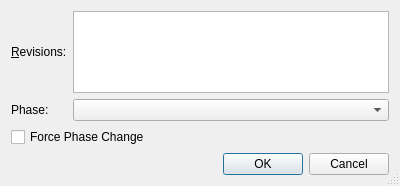
<?xml version="1.0" encoding="UTF-8"?>
<ui version="4.0">
 <class>HgPhaseDialog</class>
 <widget class="QDialog" name="HgPhaseDialog">
  <property name="geometry">
   <rect>
    <x>0</x>
    <y>0</y>
    <width>400</width>
    <height>186</height>
   </rect>
  </property>
  <property name="windowTitle">
   <string>Mercurial Phases</string>
  </property>
  <property name="sizeGripEnabled">
   <bool>true</bool>
  </property>
  <layout class="QGridLayout" name="gridLayout">
   <item row="0" column="0">
    <widget class="QLabel" name="label_5">
     <property name="text">
      <string>&amp;Revisions:</string>
     </property>
     <property name="buddy">
      <cstring>revisionsEdit</cstring>
     </property>
    </widget>
   </item>
   <item row="0" column="1">
    <widget class="QPlainTextEdit" name="revisionsEdit">
     <property name="toolTip">
      <string>Enter revisions by number, id, range or revset expression one per line</string>
     </property>
     <property name="tabChangesFocus">
      <bool>true</bool>
     </property>
     <property name="lineWrapMode">
      <enum>QPlainTextEdit::NoWrap</enum>
     </property>
    </widget>
   </item>
   <item row="1" column="0">
    <widget class="QLabel" name="label">
     <property name="text">
      <string>Phase:</string>
     </property>
    </widget>
   </item>
   <item row="1" column="1">
    <widget class="QComboBox" name="phaseCombo">
     <property name="toolTip">
      <string>Select the phase to be set for the specified revisions</string>
     </property>
    </widget>
   </item>
   <item row="2" column="0" colspan="2">
    <widget class="QCheckBox" name="forceCheckBox">
     <property name="toolTip">
      <string>Select to force the phase change</string>
     </property>
     <property name="text">
      <string>Force Phase Change</string>
     </property>
    </widget>
   </item>
   <item row="3" column="0" colspan="2">
    <widget class="QDialogButtonBox" name="buttonBox">
     <property name="orientation">
      <enum>Qt::Horizontal</enum>
     </property>
     <property name="standardButtons">
      <set>QDialogButtonBox::Cancel|QDialogButtonBox::Ok</set>
     </property>
    </widget>
   </item>
  </layout>
 </widget>
 <tabstops>
  <tabstop>revisionsEdit</tabstop>
  <tabstop>phaseCombo</tabstop>
  <tabstop>forceCheckBox</tabstop>
  <tabstop>buttonBox</tabstop>
 </tabstops>
 <resources/>
 <connections>
  <connection>
   <sender>buttonBox</sender>
   <signal>accepted()</signal>
   <receiver>HgPhaseDialog</receiver>
   <slot>accept()</slot>
   <hints>
    <hint type="sourcelabel">
     <x>248</x>
     <y>254</y>
    </hint>
    <hint type="destinationlabel">
     <x>157</x>
     <y>274</y>
    </hint>
   </hints>
  </connection>
  <connection>
   <sender>buttonBox</sender>
   <signal>rejected()</signal>
   <receiver>HgPhaseDialog</receiver>
   <slot>reject()</slot>
   <hints>
    <hint type="sourcelabel">
     <x>316</x>
     <y>260</y>
    </hint>
    <hint type="destinationlabel">
     <x>286</x>
     <y>274</y>
    </hint>
   </hints>
  </connection>
 </connections>
</ui>
